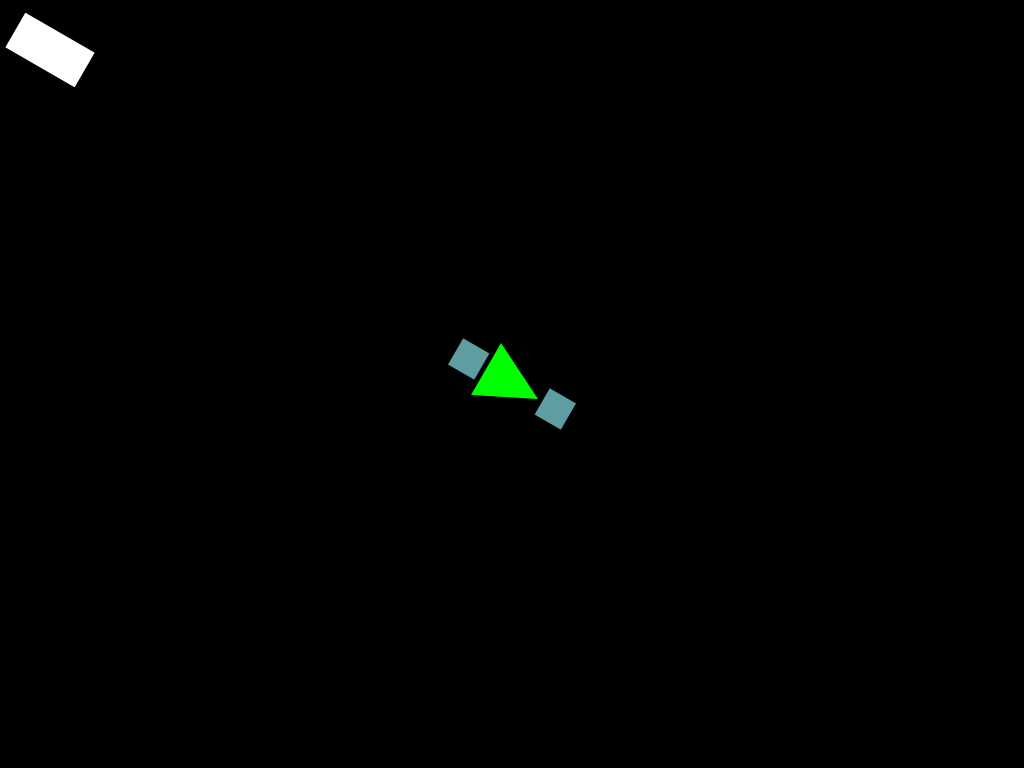
Frame 1 (no input)
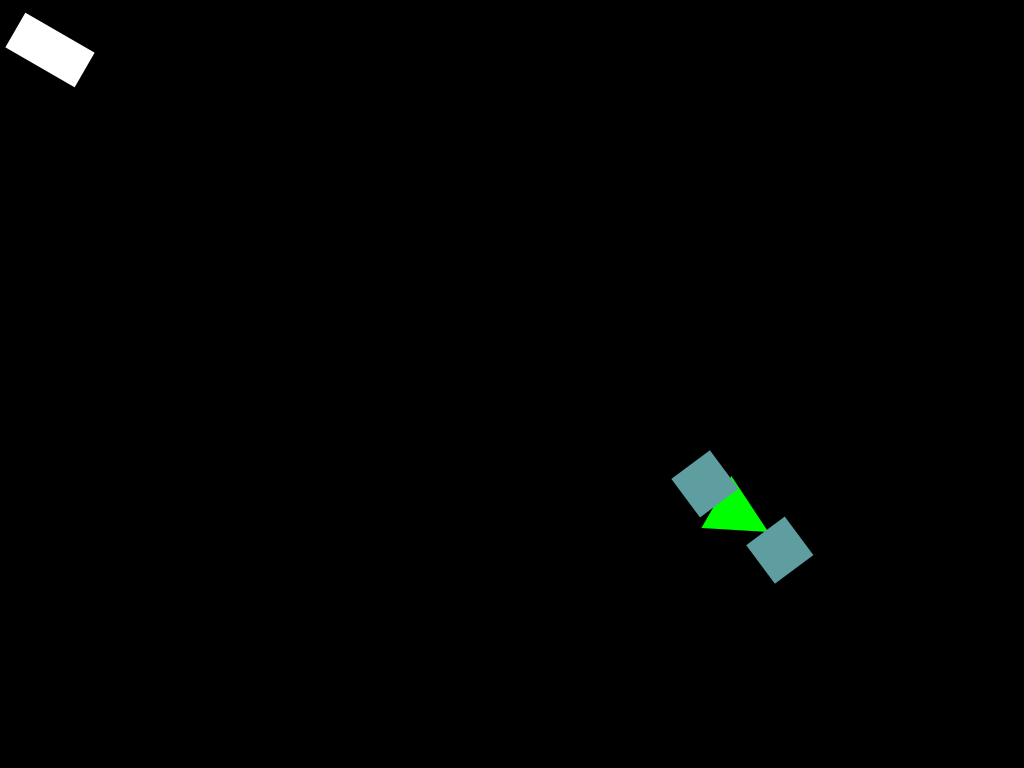
Frame 60 (the mouse pressed at the canvas centre just before this capture)
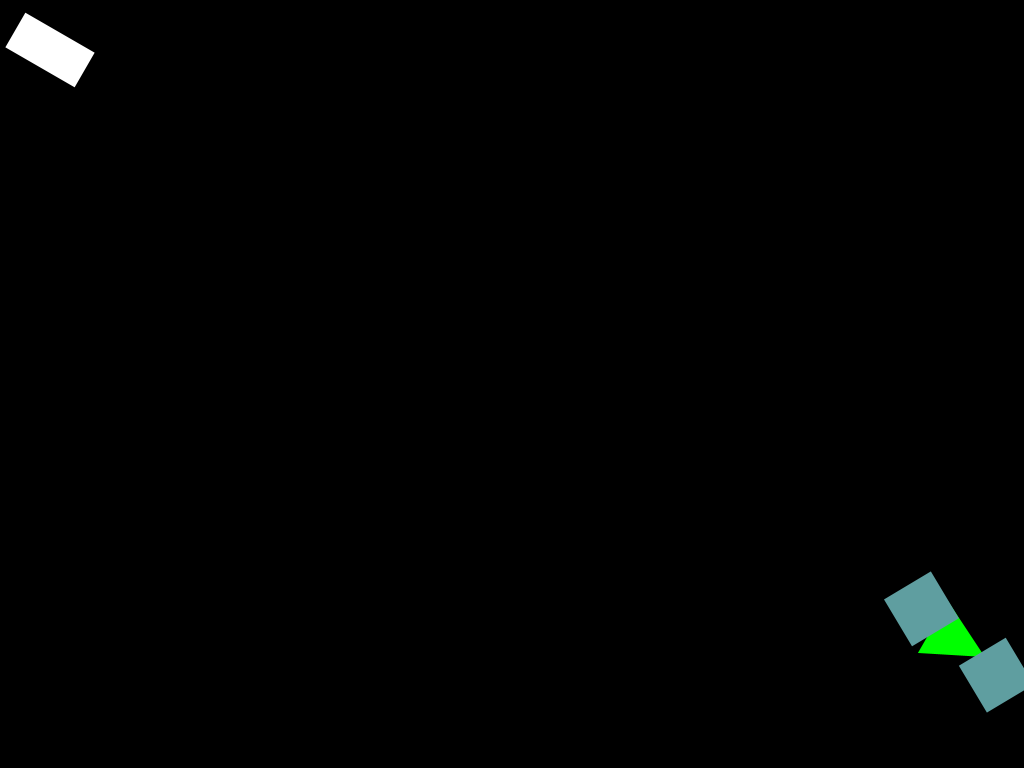
Frame 120 (the mouse held since frame 60 and released just before this capture)

The Processing sketch that drew these frames (run headless with seeded random() and noise(); from frame 60 on, the mouse is pressed at the canvas centre):

// Processing sketch: Aula2310
// ── Aula2310.pde
// Receita de Bolo

float startTime = 0; // Variável para consistência de tempo
PVector pos = new PVector(512, 384);
PVector posS = new PVector(50, 0);
float angle = 0;
float meme = 0.1;
float angle2 = 0;
float angleDir = PI/6;

PVector dir = new PVector (1,0).rotate(angleDir);
float vel = 250;
float turn = 5;

boolean left;
boolean right;

float scale = 1;
float scaleChange = 0.01;

void setup() {
  size(1024, 768); // Tamanho da janela
  startTime = millis(); // Iniciar a variável de consistência
}

void draw() {
  float elapsedTime = (millis() - startTime) / 1000f; // Cálculo para consistência de tempo
  startTime= millis(); // Novamente, pra garantir..!
  
  background(0); // Cor do fundo da janela
  update(elapsedTime); // Ative o void update
  render(); // Ative o void render
}

// Atualize constantemente
void update(float elapsedTime) {
  pos.add(PVector.mult(dir, vel* elapsedTime)); // Atualize a posição da nave
  angle += ((PI / 2) + meme)* elapsedTime; // Rotação da nave
  angle2 += PI * elapsedTime; // Rotação dos escudos
  
  // TROCA DE ESCALAS! Perguntar pro Prof dps como calcula um senoide.
  scale += scaleChange;
  if (scale > 2) {
    scaleChange = -0.01;
  }
  else if (scale < 1) {
    scaleChange = 0.01;
  }
  
  // Comparar booleanas de direção para rotacionar
  if (left) {
    dir.rotate((PI / 180) * -turn);
    angleDir += ((PI / 180) * -turn);
  }
  if (right) {
    dir.rotate((PI / 180) * turn);
    angleDir += ((PI / 180) * turn);
  }
}

// Renderize todas as imagens aqui!
void render() {
  noStroke();
  fill(0, 255, 0);
  pushMatrix(); // Começa o caô
    translate(pos.x, pos.y); // Locomover a forma para uma posição
    // scale(3); // Escala do objeto renderizado
    rotate(angleDir); // Rotacione a forma
    // PS: Se o rotate for feito antes, você vai "girar" o gráfico e a posição original do objeto muda.
    triangle(-30, -30, 30, 0, -30, 30); // Triângulo para renderizar
    
    // PUSHMATRIX DENTRO DE PUSHMATRIX?! é isso aí. Isso aí configura o visual dos escudos.
    pushMatrix();
      rotate(angle2);
      translate(posS.x, posS.y);
      rotate(angle);
      fill(95, 158, 160);
      scale(scale);
      square(-15, -15, 30);
    popMatrix();
    pushMatrix();
      rotate(angle2);
      translate(-posS.x, posS.y);
      rotate(angle);
      fill(95, 158, 160);
      scale(scale);
      square(-15, -15, 30);
    popMatrix();
  popMatrix();
  
  // Você criar um pushMatrix novo pra cada vez que você precisar renderizar um objeto separadamente.
  pushMatrix();
    translate(50, 50);
    rotate(PI/6);
    fill(255);
    rect(-40, -20, 80, 40);
  popMatrix(); // Cabô o caô
  
}

// KEYPRESSED PARA GIRAR WEEEE
void keyPressed() {
  if (key == CODED) {
    if (keyCode == LEFT) {
      left = true;
    }
    if (keyCode == RIGHT) {
      right = true;
    }
  }
}
 // Se solto retorne ao padrão original.
void keyReleased() {
  left = false;
  right = false;
}
